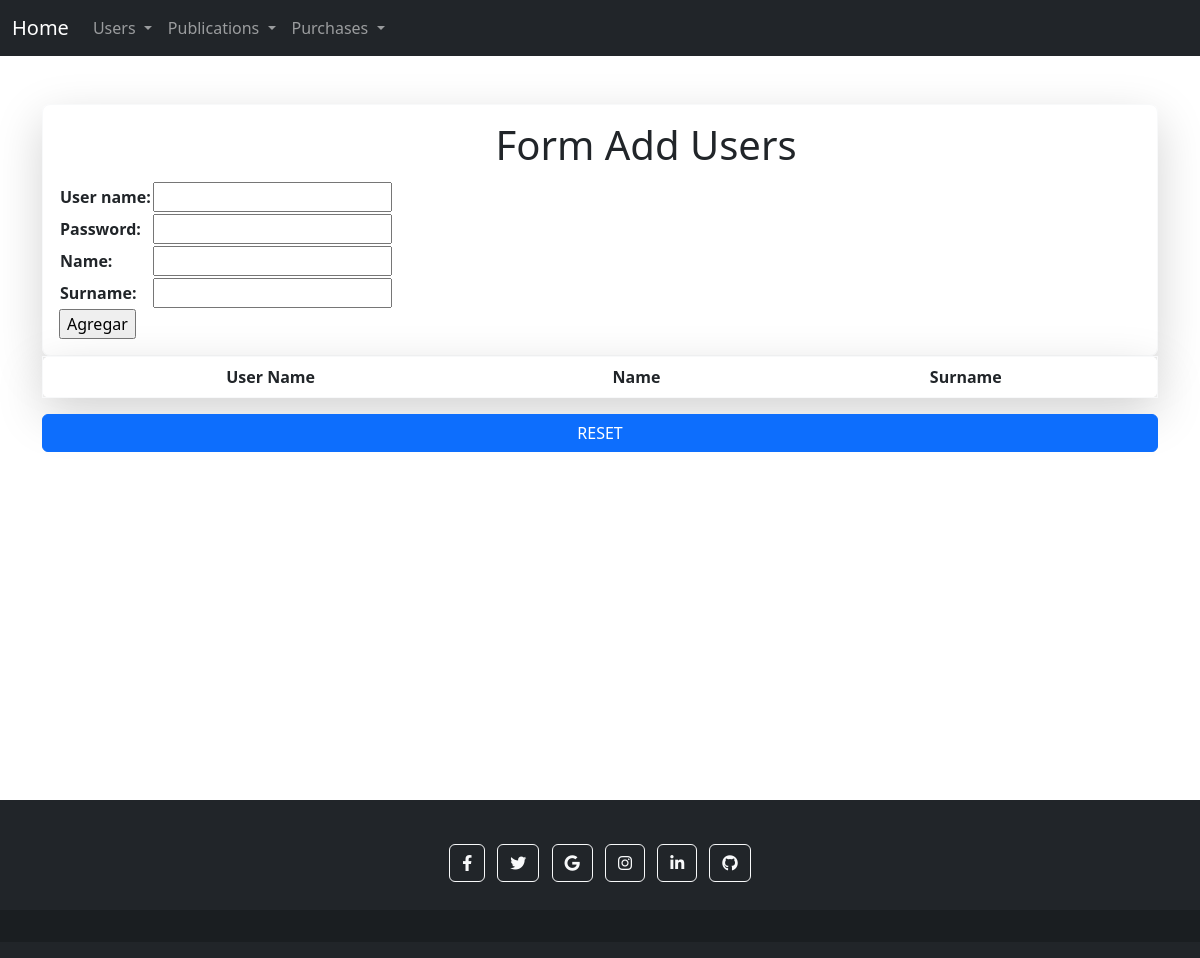
Before: /APP/users/ with the older database file.
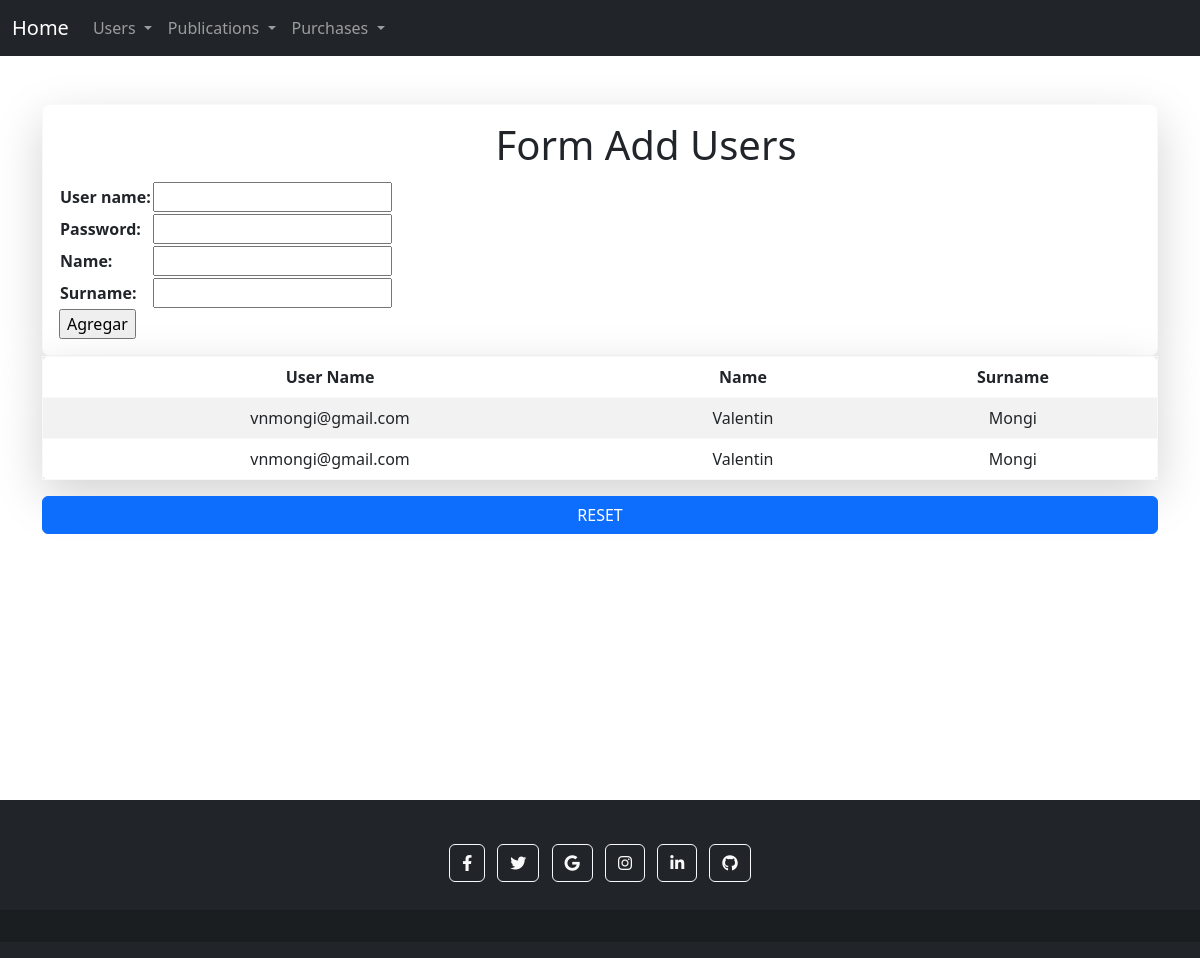
After: the same page with the newer database file.
### APP/models.py (models this page shows)
class Users(models.Model):
    user_name = models.EmailField()
    password = models.CharField(max_length=10)
    name = models.CharField(max_length=10)
    surname = models.CharField(max_length=10)

### APP/views.py (the view)
# urls.py: path("users/", users, name="users"),
def users(request):
    if request.method == 'POST':
        form = UsersForm(request.POST)
        if form.is_valid():
            user = Users()
            user.user_name = form.cleaned_data['user_name']
            user.password = form.cleaned_data['password']
            user.name = form.cleaned_data['name']
            user.surname = form.cleaned_data['surname']
            user.save()
            form = UsersForm()
        else:
            pass
    else:
        form = UsersForm()
    user = Users.objects.all()
    context = {"users":user, "form":form}
    return render(request, 'APP/users.html', context)

### APP/forms.py
class UsersForm(forms.ModelForm):
    class Meta:
        model = Users
        fields = [ 'user_name', 'password', 'name', 'surname']
        widgets = {'password': forms.PasswordInput()}

### APP/templates/APP/users.html (shortened to what this page needs)
{% extends "APP/layout.html" %}
{% load static %}
{% block content %}
<div class="container d-flex align-items-center flex-column mt-5 ">
    <form class="border border-light shadow-lg w-100 rounded-3 p-3" action="" method="post">
        <div class="row mb-1 align-items-center justify-content-center">
            <label class="col-sm-1 col-form-label"></label>
            <div class="col-sm-7 text-center">
                <h1>Form Add Users</h1>
            </div>
        </div>
            <table>
            {{ form.as_table }}
            </table>
            <input type="submit" value="Agregar">
    </form>
    <table class="table table-striped table-hover border border-light shadow-lg bg-white rounded-3 w-100">
        <thead>
            <tr>
                <th class="w-10 text-center" scope="col">User Name</th>
                <th class="w-10 text-center" scope="col">Name</th>
                <th class="w-10 text-center" scope="col">Surname</th>
            </tr>
        </thead>
        <tbody>
            {% for client in users %}
            <tr>
                <td class="w-10 text-center">{{ client.user_name }}</td>
                <td class="w-10 text-center">{{ client.name }}</td>
                <td class="w-10 text-center">{{ client.surname }}</td>
            </tr>
            {% endfor %}
        </tbody>
    </table>
    <tr>
        <a class="btn btn-primary w-100" href="{% url 'users' %}">RESET</a>
    </tr>
</div>
{% endblock %}

Changed rows visible on the page:
added Users: user_name "vnmongi@gmail.com", name "Valentin", surname "Mongi"
added Users: user_name "vnmongi@gmail.com", name "Valentin", surname "Mongi"
